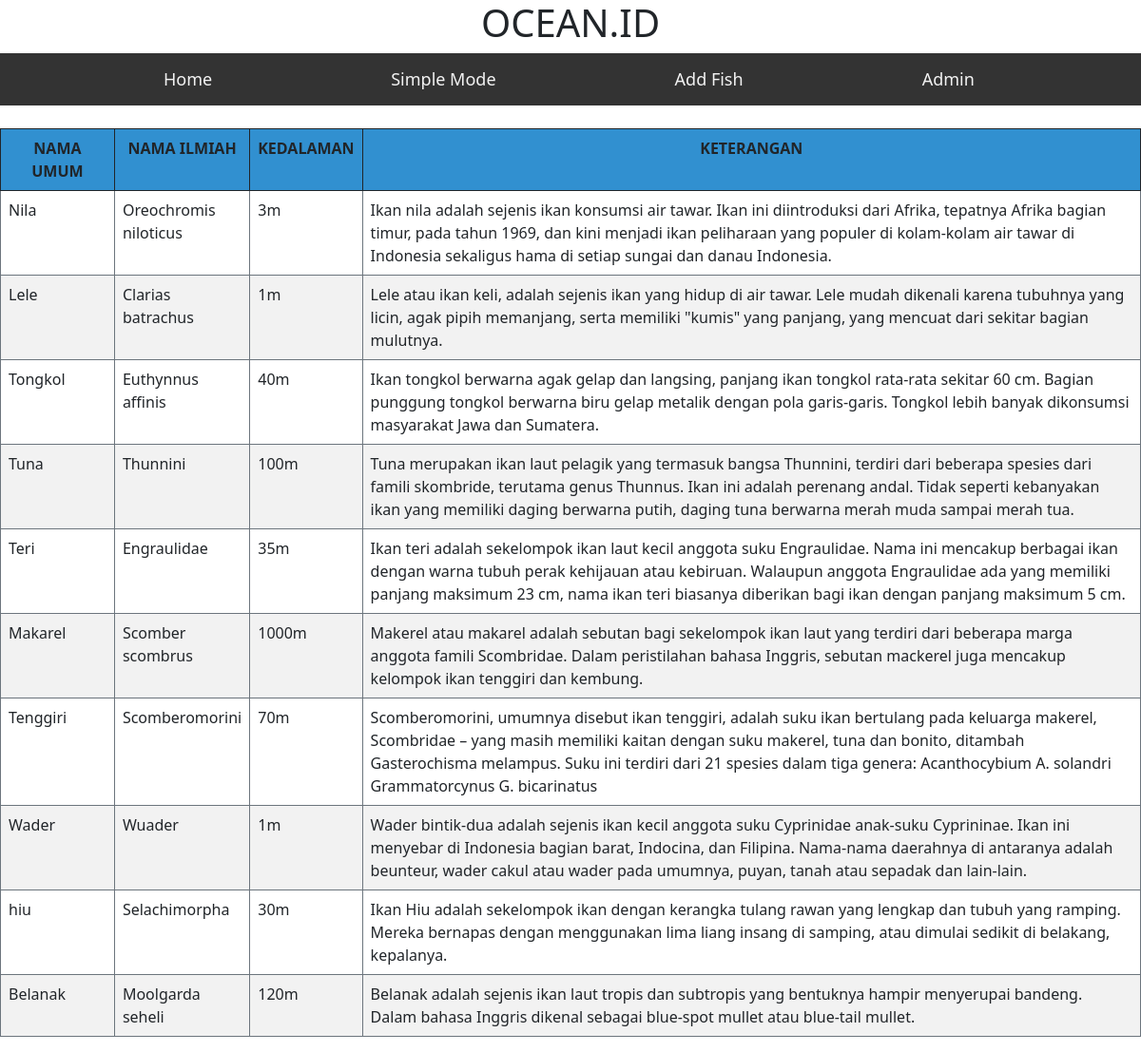
Before: / with the older database file.
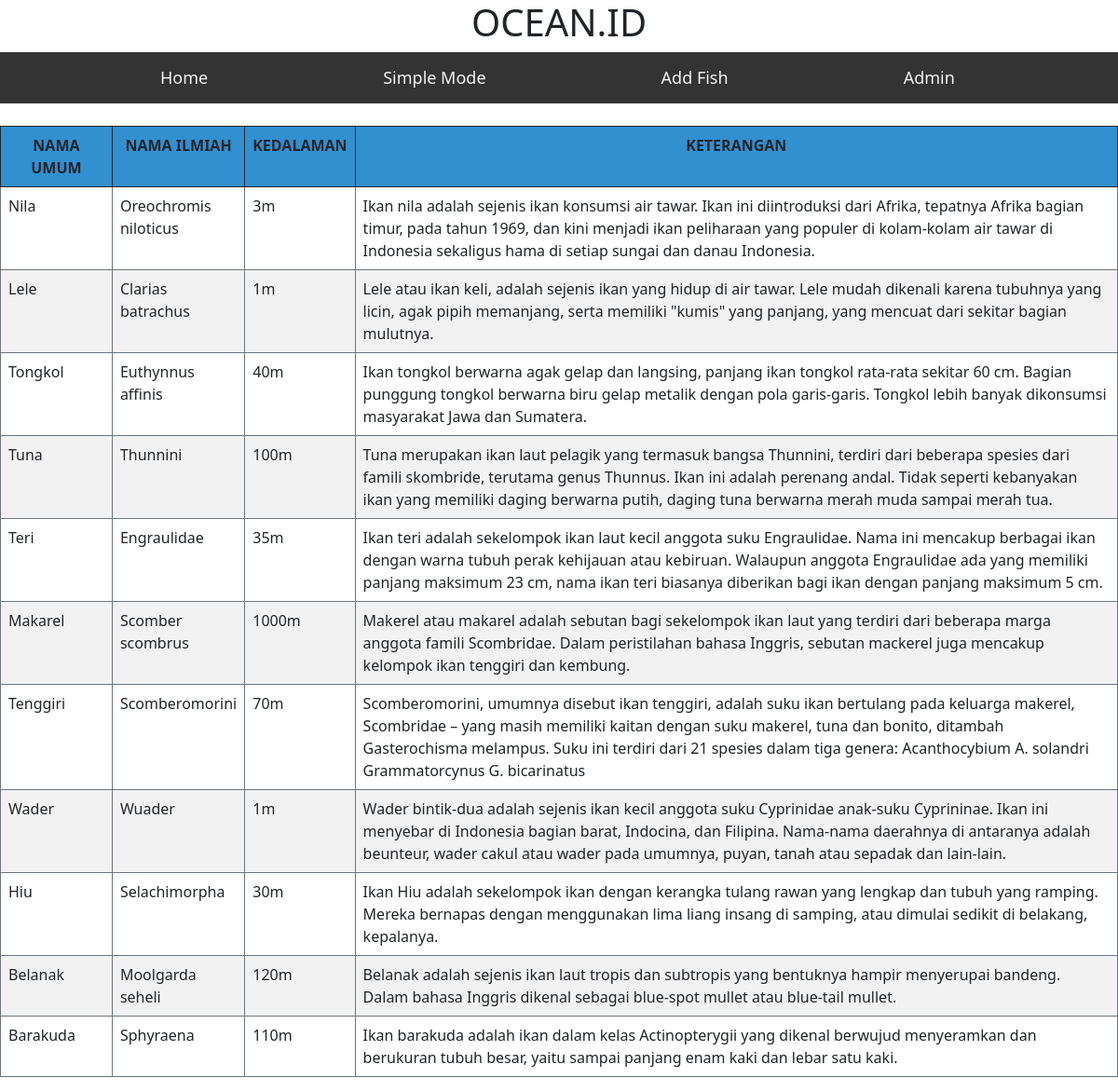
After: the same page with the newer database file.
### tables this page shows
CREATE TABLE `ikan` (
  `nomer` int(11) NOT NULL,
  `umum` varchar(1000) NOT NULL,
  `ilmiah` varchar(1000) NOT NULL,
  `kedalaman` int(11) NOT NULL,
  `keterangan` longtext NOT NULL
);

### application/controllers/hal_utama.php (called while the page is built, shortened)
<?php
class hal_utama extends CI_Controller {
	public function __construct(){
		$this->load->model('modelku');
	}
	public function index(){
		$dataIkan = $this->modelku->getData("ikan");
		$data = array(
			'data' => $dataIkan
		);
		$this->load->view('header');
		$this->load->view('home', $data);
	}
}

### index.php (called while the page is built, shortened)
<?php
require_once BASEPATH.'core/CodeIgniter.php';

### application/models/modelku.php (called while the page is built, shortened)
<?php
class modelku  extends CI_model {
    public function getData($tabel)
    {
        $ocean = $this->db->query("SELECT * FROM ".$tabel);
        return $ocean->result_array();
    }
}

### application/views/home.php (the view, shortened to what this page needs)
<!DOCTYPE html>
<html lang="en">
<head>
    <link rel="stylesheet" type="text/css" href="<?php echo base_url();?>css/bootstrap.min.css">
</head>
<body>
    <br><center>
    <table class="table table-bordered border-dark table-striped" align="center">
        <tr bgcolor="#3498DB">
            <th width="10%"><center>NAMA UMUM</th>
            <th width="10%"><center>NAMA ILMIAH</th>
            <th width="9%"><center>KEDALAMAN</th>
            <th><center>KETERANGAN</th>
        </tr>
        <?php
            foreach($data as $dat){
        ?>
        <tr class="table table-bordered border-secondary table-striped">
            <td><?php echo $dat['umum']; ?></td>
            <td><?php echo $dat['ilmiah']; ?></td>
            <td><?php echo $dat['kedalaman']; ?>m</td>
            <td><?php echo $dat['keterangan']; ?></td>
        </tr>
        <?php } ?>
    </table></center>
</body>
</html>

Changed rows visible on the page:
changed ikan "Selachimorpha": umum "hiu" → "Hiu"
added ikan: umum "Barakuda", ilmiah "Sphyraena", kedalaman "110", keterangan "Ikan barakuda adalah ikan dalam kelas Actinopterygii yang dikenal berwujud menyeramkan dan berukuran tubuh besar, yaitu sampai panjang enam kaki dan lebar satu kaki."
